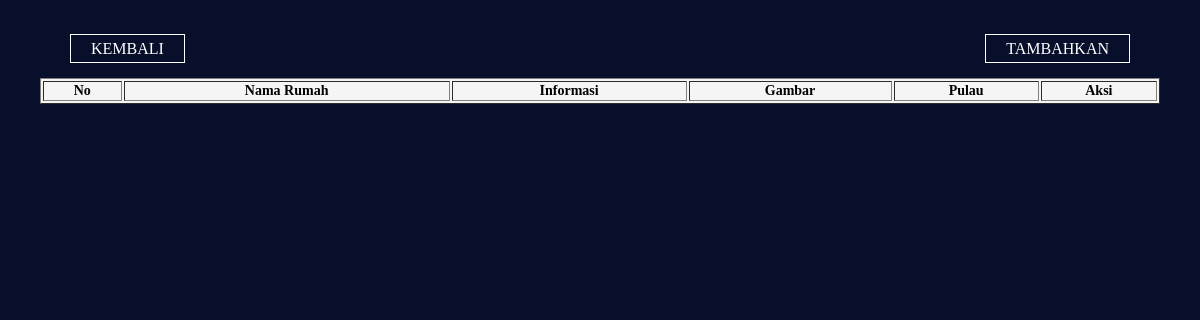
The app's page /tabel_rumah.php, older data.
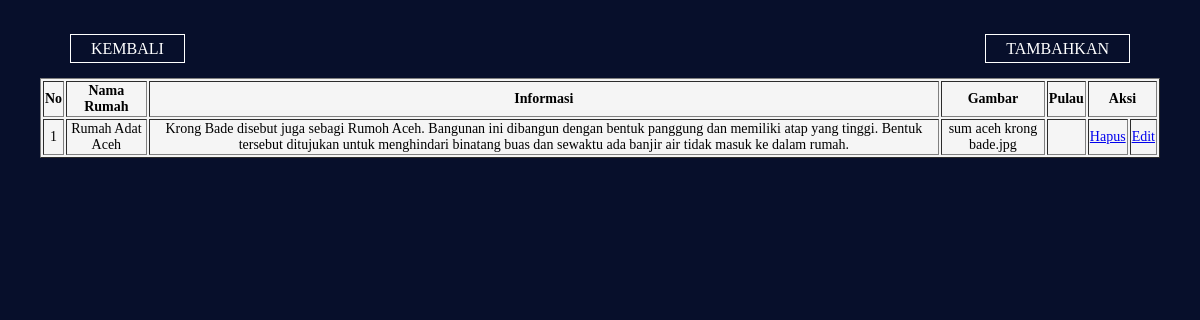
The same page, newer data.
### tables this page shows
CREATE TABLE `rumah` (
  `id_rumah` int(11) NOT NULL,
  `nama` varchar(500) NOT NULL,
  `informasi` varchar(500) NOT NULL,
  `gambar` varchar(500) NOT NULL,
  `id_pulau` int(11) NOT NULL
);

### tabel_rumah.php (the view, shortened to what this page needs)
<!DOCTYPE html>
<html lang="en">
<head>
</head>
<body>
    <table border="1">
        <tr>
            <th>No</th>
            <th>Nama Rumah</th>
            <th>Informasi</th>
            <th>Gambar</th>
            <th>Pulau</th>
            <th colspan="2">Aksi</th>
        </tr>
    <div class="button">
        <a href="admin.php" class="btn1">KEMBALI</a>
    </div>
    <div class="button2">
        <a href="rumah.php" class="btn2">TAMBAHKAN</a>
    </div>
<?php
$nomor=1;
$mysqli = new mysqli('localhost', 'root', '', 'rumah_adat');
$query_mysql=mysqli_query($mysqli, "SELECT * FROM rumah ") or die (mysqli_error());
while($data= mysqli_fetch_array($query_mysql)){
?>
<tr>
    <td><?php echo $nomor++;?></td>
    <td><?php echo $data["nama"];?></td>
    <td><?php echo $data["informasi"];?></td>
    <td><?php echo $data["gambar"];?></td>
    <td><?php echo $data["pulau_id"];?></td>
    <td><span><a href='delete_rumah.php?id_rumah=<?php echo $data["id_rumah"];?>'>Hapus</a></span></td>
    <td><span><a href='edit_rumah.php?id_rumah=<?php echo $data["id_rumah"];?>'>Edit</a></span></td>
    <?php }?>
</tr>
</table>
</body>
</html>

Row changes from the older to the newer data that the page shows:
added rumah: nama "Rumah Adat Aceh", informasi "Krong Bade disebut juga sebagi Rumoh Aceh. Bangunan ini dibangun dengan bentuk panggung dan memiliki atap yang tinggi. Bentuk tersebut ditujukan untuk menghindari binatang buas dan sewaktu ada banjir air tidak masuk ke dalam rumah.", gambar "sum aceh krong bade.jpg"
